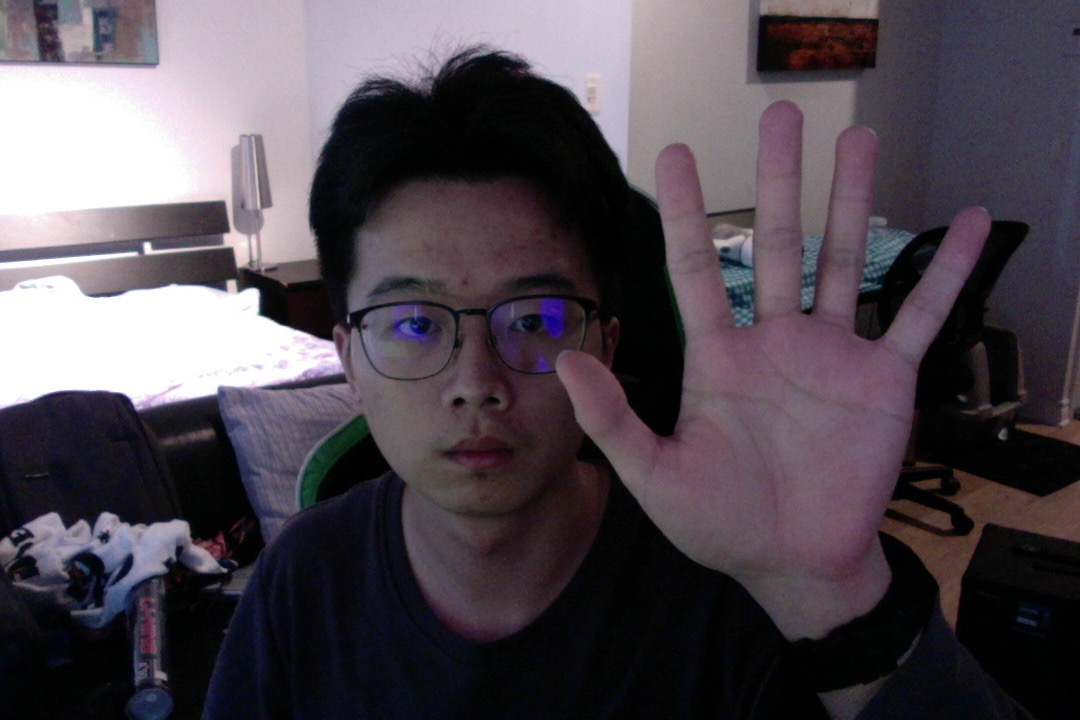
#> input picture scripts/test.jpg, 1080 x 720 px, given in place of image10.jpg, which was not available
$ python prepare_data.py
#> lines starting #> are read from the running program, lines starting #| are printed output that depends on the picture; pictures that were not available may be replaced by others from this repository, and a replacement may not be noted
# show camera feed
import numpy as np
import cv2 as cv
from collections import Counter
import matplotlib.pyplot as plt

import cv2
import mediapipe as mp
from google.protobuf.json_format import MessageToDict
import os
from config.settings import DEFAULT_DATASET_PATH, DEFAULT_DATA_LIST_PATH

mp_drawing = mp.solutions.drawing_utils
mp_drawing_styles = mp.solutions.drawing_styles
mp_hands = mp.solutions.hands


# [37 lines left out: function open_camera, not called in this run]


def rotate_image(image, angle):
    image_center = tuple(np.array(image.shape[1::-1]) / 2)
    rot_mat = cv2.getRotationMatrix2D(image_center, angle, 1.0)
    result = cv2.warpAffine(image, rot_mat, image.shape[1::-1], flags=cv2.INTER_LINEAR)
    return result


def single_image(image_path):
    img = cv.imread(image_path)
#> img is the input picture: shape (720, 1080, 3); mean B, G, R 81.2, 73.3, 81
    annotated_image = single_frame_operation(img)
    cv.imshow('lines', annotated_image)
    cv.waitKey(0)


def single_frame_operation(img, mirror=False, output_size=300):
    top_orientation = get_string_orientation(img)
    top_orientation_in_degrees = top_orientation * (180.0 / 3.141592653589793238463)
    rotated_image = rotate_image(img, top_orientation_in_degrees)

    # image_to_be_annotated = rotated_image if mirror else cv2.flip(rotated_image, 1)
    result = get_hand_rectangle(rotated_image, mirror=mirror)
    annotated_with_hands, rectangle = result[0], result[1]
    if rectangle:
        rec_p1 = (rectangle['top left']['x'], rectangle['top left']['y'])
        rec_p2 = (rectangle['bottom right']['x'], rectangle['bottom right']['y'])
        cv2.rectangle(annotated_with_hands, rec_p1, rec_p2, (0, 244, 0))
        hand_rectangle = annotated_with_hands[rec_p1[1]: rec_p2[1], rec_p1[0]: rec_p2[0]]
        # hand_rectangle = pad_to_square(hand_rectangle)
        # hand_rectangle = cv2.resize(hand_rectangle, (output_size, output_size), interpolation=cv2.INTER_AREA)
        print(hand_rectangle.shape)
    else:
        hand_rectangle = np.zeros(img.shape)

    return hand_rectangle


def get_string_orientation(frame):
    edges = cv.Canny(frame, 100, 150, None, 3)
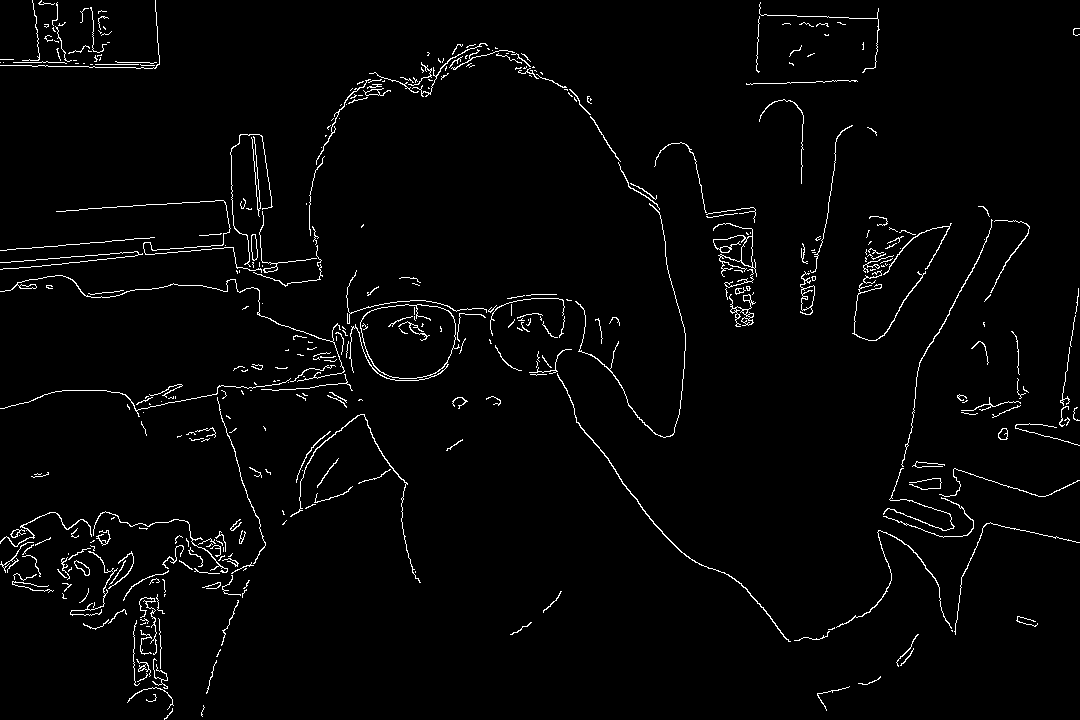
#> edges: shape (720, 1080); 2.4% white in thin lines or dots

    lines = cv.HoughLinesP(edges, 1, np.pi / 180, 50, None, 50, 10)
#> lines = 50 rows, first 6: [0, 65, 94, 66], [135, 409, 211, 395], [0, 269, 178, 251], [23, 261, 223, 244], [0, 250, 154, 237], [247, 388, 341, 373]
    # cdst = cv.cvtColor(edges, cv.COLOR_GRAY2BGR)

    # for each line, get their orientation
    orientation = np.arctan(np.float64(lines[:, :, 3] - lines[:, :, 1]) / np.float64(lines[:, :, 2] - lines[:, :, 0]))
#> orientation = 50 values, max 1.53 at index 28, min -1.54 at index 36, mean -0.108

    orientation = orientation.reshape(orientation.shape[0], )

    values, bins, patches = plt.hist(orientation, density=True, bins=60)
#> values = 60 values, max 2.73 at index 28, min 0 at index 3, mean 0.326; bins = 61 values from -1.54 to 1.53; patches = 60 items
    plt.title('Orientation Distributions of Detected Hough Lines')
    plt.xlabel('Orientations (in radians)')
    plt.ylabel('Frequency')
    plt.show()
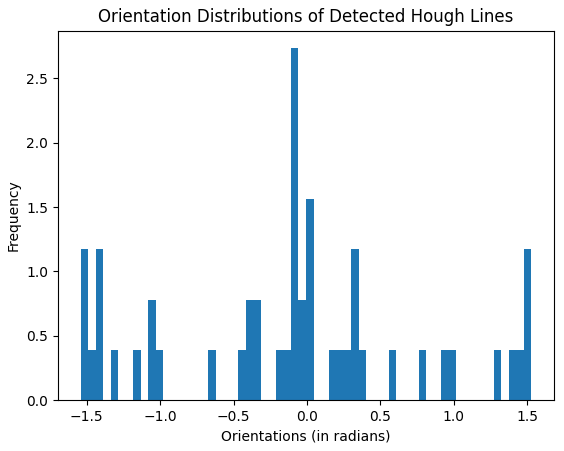
#> figure drawn by matplotlib, 1 panel; tallest bar 2.73 high, from x = -0.109 to -0.0575


    # get the top two orientations
    indices = np.argsort(values)[::-1]
#> indices = 60 values, max 59 at index 2, min 0 at index 5, mean 29.5
    top_orientation = (bins[indices[0]], bins[indices[0] + 1])
#> top_orientation = (-0.109, -0.0575)

    # get the lines with orientations in such intervals
    interval1 = within_bin(orientation, top_orientation)
    line_filter = list(interval1)
#> line_filter = 50 items, first 6: False, False, True, True, True, False
    top_lines = lines[line_filter]
#> top_lines = [[0, 269, 178, 251], [23, 261, 223, 244], [0, 250, 154, 237], [151, 254, 226, 247], [249, 265, 318, 258], [102, 292, 163, 287], [24, 260, 89, 255]]
    top_orientations = orientation[line_filter]
#> top_orientations = [-0.101, -0.0848, -0.0842, -0.0931, -0.101, -0.0818, -0.0768]
#> in single_frame_operation, `top_orientation = get_string_orientation(img)`: top_orientation = -0.0889
#> in single_frame_operation, `top_orientation_in_degrees = top_orientation * (180.0 / 3.141592653589..`: top_orientation_in_degrees = -5.1
#> in rotate_image, `rot_mat = cv2.getRotationMatrix2D(image_center, angle, 1.0)`: rot_mat = [[0.996, -0.0888, 34.11], [0.0888, 0.996, -46.54]]
#> in rotate_image, `result = cv2.warpAffine(image, rot_mat, image.shape[1::-1], flags=cv2...`:
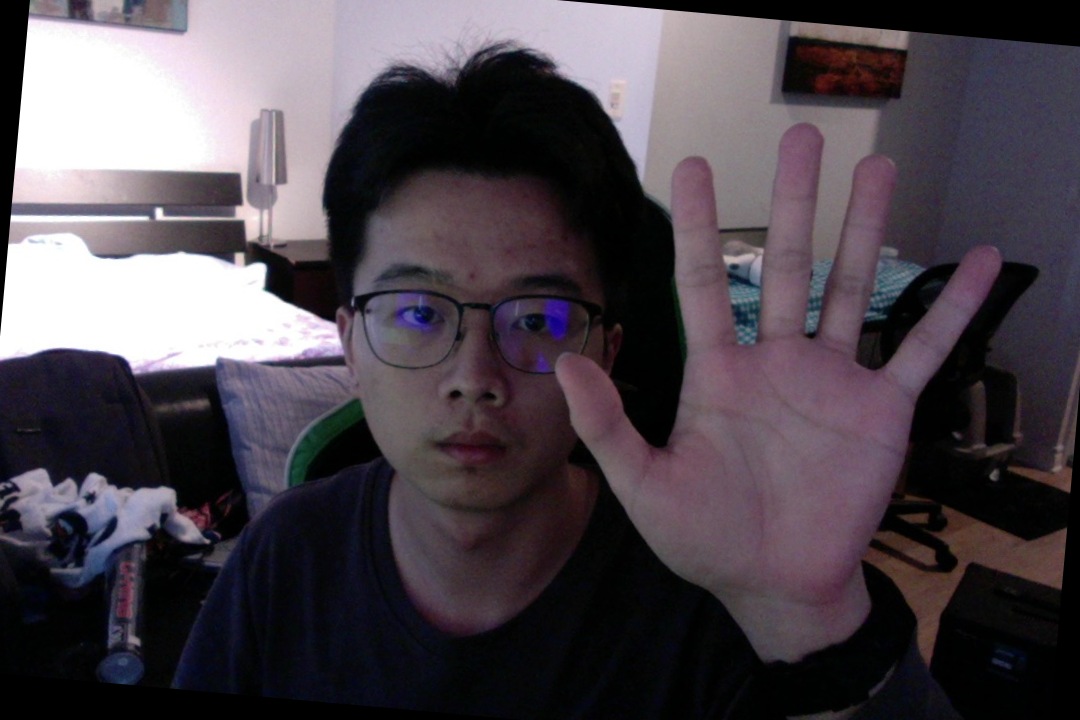
#> result: shape (720, 1080, 3); mean B, G, R 77.9, 70.4, 78

    # [7 lines of commented-out code are left out]
    return np.mean(top_orientations)
    # return cv.flip(frame, 1)


def within_bin(orientation, or_bin):
    upper_bound = orientation < or_bin[1]
    lower_bound = orientation > or_bin[0]
    return upper_bound * lower_bound


def get_hand_rectangle(image, mirror=False):
    with mp_hands.Hands(
      static_image_mode=True,
      max_num_hands=1,
      min_detection_confidence=0.4) as hands:
        # Convert the BGR image to RGB before processing.
        if not mirror:
            image = cv.flip(image, 1)
        # google mediapipe wants the frame mirrored
        results = hands.process(cv2.cvtColor(image, cv2.COLOR_BGR2RGB))
        image_height, image_width, _ = image.shape
        # annotated_image = image.copy()
        if not results.multi_hand_landmarks:
            return (image, None) if mirror else (cv.flip(image, 1), None)
        for i, hand_landmarks in enumerate(results.multi_hand_landmarks):
            # print('hand_landmarks:', hand_landmarks)
            hand_handedness_dict = MessageToDict(results.multi_handedness[i])
            hand_handedness = hand_handedness_dict['classification'][0]['label']
            hand_rectangle = None
            if hand_handedness == 'Left':
                print('got a left hand')
                dict_obj = MessageToDict(hand_landmarks)
                h_l = dict_obj['landmark']
                hand_rectangle = crop_hand(image, h_l)
                # mp_drawing.draw_landmarks(
                #     image,
                #     hand_landmarks,
                #     mp_hands.HAND_CONNECTIONS,
                #     mp_drawing_styles.get_default_hand_landmarks_style(),
                #     mp_drawing_styles.get_default_hand_connections_style())

        # cv.imshow('image', cv2.flip(image, 1))
        # cv2.waitKey(0)
        return (image, hand_rectangle) if mirror else (cv.flip(image, 1), hand_rectangle)


# [70 lines left out: functions crop_hand, pad_to_square, split_train_val_test, add_to_txt, not called in this run]


if __name__ == '__main__':
    # open_camera(capture_mode=True, index=248)
    single_image('/Users/vincenthuang/Development/guitar-chord-recognition/data/2/image10.jpg')
#> (the call stopped at in get_hand_rectangle, `with mp_hands.Hands( static_image_mode=True, max_num_hands=1, min_dete..`: mediapipe is not available in this run)
    # split_train_val_test()
